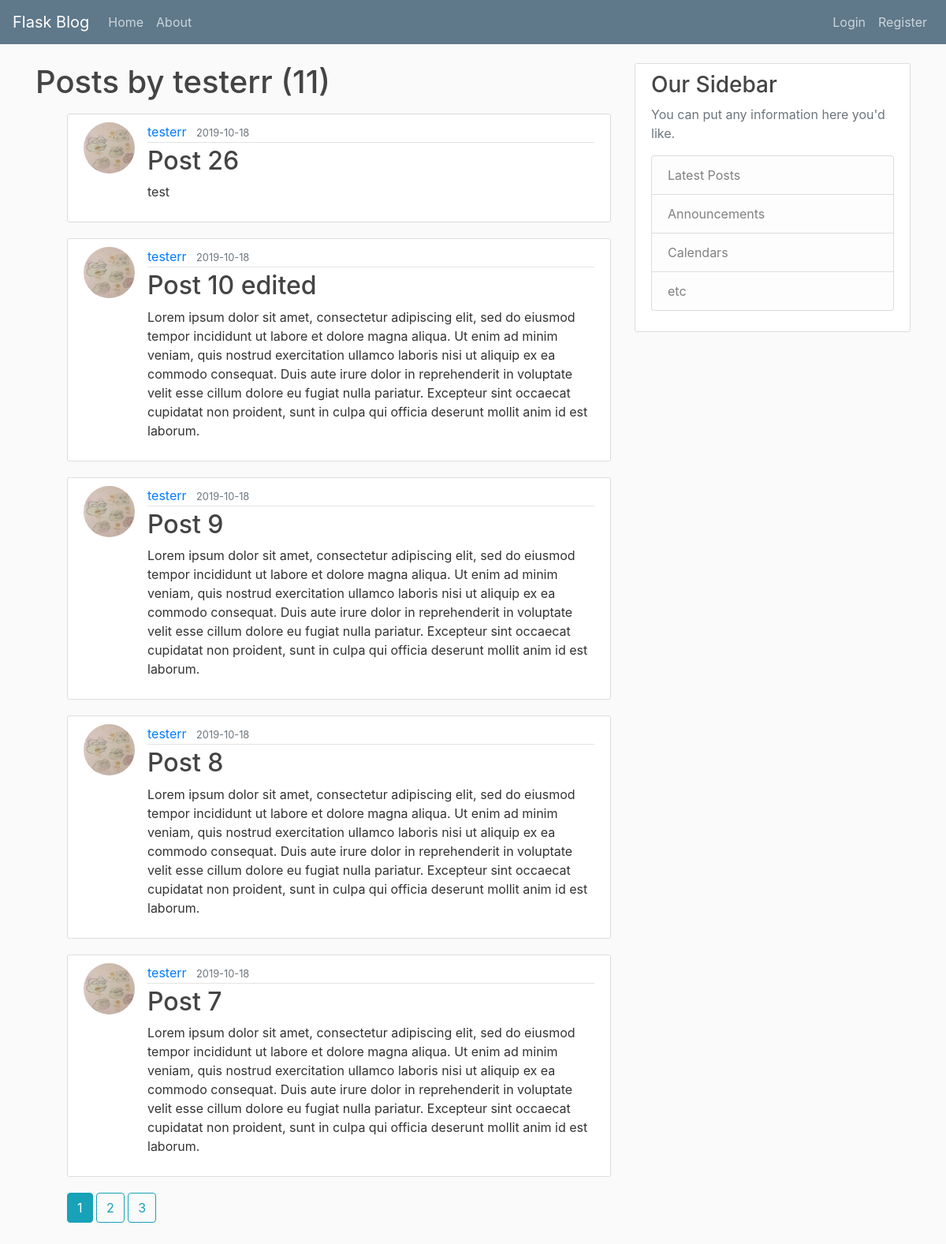
The app's page /user/testerr with its own data.
### flaskblog/models.py (models this page shows, shortened)
class User(db.Model, UserMixin):
    id = db.Column(db.Integer, primary_key=True)
    username = db.Column(db.String(20), unique=True, nullable=False)
    email = db.Column(db.String(120), unique=True, nullable=False)
    image_file = db.Column(db.String(20), nullable=False, default='default.png')
    password = db.Column(db.String(60), nullable=False)
    posts = db.relationship('Post', backref='author', lazy=True)

class Post(db.Model):
    id = db.Column(db.Integer, primary_key=True)
    title = db.Column(db.String(100), nullable=False)
    date_posted = db.Column(db.DateTime, nullable=False, default=datetime.utcnow)
    content = db.Column(db.Text, nullable=False)
    user_id = db.Column(db.Integer, db.ForeignKey('user.id'), nullable=True)

### flaskblog/users/routes.py (the view)
@users.route('/user/<string:username>')
def user_posts(username):
    page = request.args.get('page', 1, type=int)
    user = User.query.filter_by(username=username).first_or_404()
    posts = Post.query.filter_by(author=user)\
        .order_by(Post.date_posted.desc())\
        .paginate(page=page, per_page=5)
    return render_template('user_posts.html', posts=posts, user=user)

### flaskblog/templates/user_posts.html
{% extends 'layout.html' %}
{% block content %}
    <h1 class="mb-3">Posts by {{user.username}} ({{posts.total}})</h1>
    <ul>
        {% for post in posts.items %}
            <li style="list-style:none;">
                <article class="media content-section">
                    <img src="{{url_for('static', filename='profile_pics/' + post.author.image_file)}}" class="rounded-circle article-img">
                  <div class="media-body">
                    <div class="article-metadata">
                      <a class="mr-2" href="{{url_for('users.user_posts', username=post.author.username)}}">{{ post.author.username }}</a>
                      <small class="text-muted">{{ post.date_posted.strftime('%Y-%m-%d') }}</small>
                    </div>
                    <h2><a class="article-title" href="{{url_for('posts.post', post_id=post.id)}}">{{ post.title }}</a></h2>
                    <p class="article-content">{{ post.content }}</p>
                  </div>
                </article>
            </li>
        {% endfor %}
        {% for page_num in posts.iter_pages(left_edge=1, right_edge=1, left_current=1, right_current=2) %}
            {% if page_num %}
                {% if posts.page == page_num %}
                    <a class="btn btn-info mb-4" href="{{url_for('users.user_posts', username=user.username, page=page_num)}}">{{page_num}}</a>
                {% else %}
                    <a class="btn btn-outline-info mb-4" href="{{url_for('users.user_posts', username=user.username, page=page_num)}}">{{page_num}}</a>
                {% endif %}
            {% else %}
                ...
            {% endif %}
        {% endfor %}
    </ul>
{% endblock content %}

### flaskblog/static/main.css (style rules this page uses)
body { background: #fafafa; color: #333333; margin-top: 5rem; }
h1, h2, h3, h4, h5, h6 { color: #444444; }
.content-section { background: #ffffff; padding: 10px 20px; border: 1px solid #dddddd; border-radius: 3px; margin-bottom: 20px; }
.article-title { color: #444444; }
.article-content { white-space: pre-line; }
.article-img { height: 65px; width: 65px; margin-right: 16px; }
.article-metadata { padding-bottom: 1px; margin-bottom: 4px; border-bottom: 1px solid #e3e3e3 }

### records on screen
User: username "testerr"
Post: image_file (picture), author.username "testerr", date_posted "2019-10-18", title "Post 26", content "test"
Post: image_file (picture), author.username "testerr", date_posted "2019-10-18", title "Post 10 edited", content "Lorem ipsum dolor sit amet, consectetur adipiscing elit, sed do eiusmod tempor incididunt ut labore et dolore magna aliqua. Ut enim ad minim veniam, quis nostrud exercitation ullamco laboris nisi ut aliquip ex ea commodo consequat. Duis aute irure dolor in reprehenderit in voluptate velit esse cillum dolore eu fugiat nulla pariatur. Excepteur sint occaecat cupidatat non proident, sunt in culpa qui officia deserunt mollit anim id est laborum."
Post: image_file (picture), author.username "testerr", date_posted "2019-10-18", title "Post 9", content "Lorem ipsum dolor sit amet, consectetur adipiscing elit, sed do eiusmod tempor incididunt ut labore et dolore magna aliqua. Ut enim ad minim veniam, quis nostrud exercitation ullamco laboris nisi ut aliquip ex ea commodo consequat. Duis aute irure dolor in reprehenderit in voluptate velit esse cillum dolore eu fugiat nulla pariatur. Excepteur sint occaecat cupidatat non proident, sunt in culpa qui officia deserunt mollit anim id est laborum."
Post: image_file (picture), author.username "testerr", date_posted "2019-10-18", title "Post 8", content "Lorem ipsum dolor sit amet, consectetur adipiscing elit, sed do eiusmod tempor incididunt ut labore et dolore magna aliqua. Ut enim ad minim veniam, quis nostrud exercitation ullamco laboris nisi ut aliquip ex ea commodo consequat. Duis aute irure dolor in reprehenderit in voluptate velit esse cillum dolore eu fugiat nulla pariatur. Excepteur sint occaecat cupidatat non proident, sunt in culpa qui officia deserunt mollit anim id est laborum."
Post: image_file (picture), author.username "testerr", date_posted "2019-10-18", title "Post 7", content "Lorem ipsum dolor sit amet, consectetur adipiscing elit, sed do eiusmod tempor incididunt ut labore et dolore magna aliqua. Ut enim ad minim veniam, quis nostrud exercitation ullamco laboris nisi ut aliquip ex ea commodo consequat. Duis aute irure dolor in reprehenderit in voluptate velit esse cillum dolore eu fugiat nulla pariatur. Excepteur sint occaecat cupidatat non proident, sunt in culpa qui officia deserunt mollit anim id est laborum."

### other values on screen
{{ posts.total }} "11"
{{ page_num }} "1"
{{ page_num }} "2" "3"
